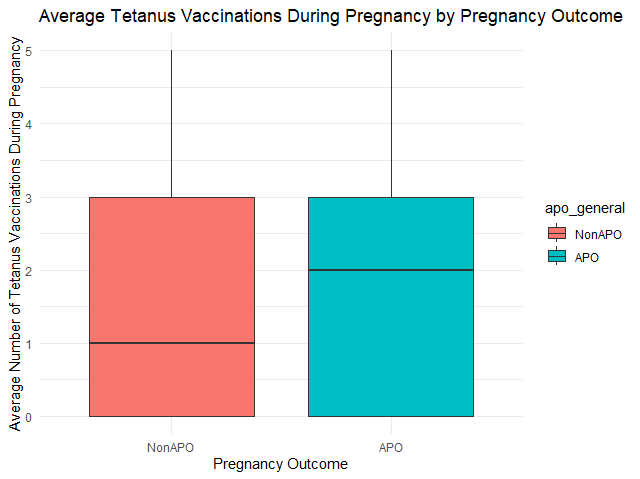

Source code (R):
# Load Libraries
library(tidyr)
library(dplyr)
library(ggplot2)
library(haven)

# Load Data
df <- read.csv("data_safi.csv")

# Define Outcome
df$apo_general <- factor(df$apo_general, levels = c("NonAPO", "APO"))

# Convert cesarean_birth_ columns to numeric using zap_labels()
df <- df %>%
  mutate(
    across(starts_with("cesarean_birth_"), ~ haven::zap_labels(.))
  )

# Recode timing_first_antenatal_check_ columns: values > 9 months to NA
df <- df %>%
  mutate(
    across(starts_with("timing_first_antenatal_check_"), ~ ifelse(. > 9, NA, .))
  )

# Recode num_antenatal_visits_ columns: values > 12 visits to NA
df <- df %>%
  mutate(
    across(starts_with("num_antenatal_visits_"), ~ ifelse(. > 12, NA, .))
  )

# Recode tetanus_during_pregnancy_ columns: values > 5 to NA
df <- df %>%
  mutate(
    across(starts_with("tetanus_during_pregnancy_"), ~ ifelse(. > 5, NA, .))
  )

# Compute aggregated variables
df <- df %>%
  mutate(
    avg_succeeding_birth_interval = rowMeans(select(., starts_with("succeeding_birth_interval_")), na.rm = TRUE),
    prop_short_succeeding_interval = rowMeans(select(., starts_with("succeeding_birth_interval_")) < 24, na.rm = TRUE),
    avg_timing_first_antenatal_check = rowMeans(select(., starts_with("timing_first_antenatal_check_")), na.rm = TRUE),
    avg_num_antenatal_visits = rowMeans(select(., starts_with("num_antenatal_visits_")), na.rm = TRUE),
    avg_tetanus_before_birth = rowMeans(select(., starts_with("tetanus_before_birth_")), na.rm = TRUE),
    avg_tetanus_during_pregnancy = rowMeans(select(., starts_with("tetanus_during_pregnancy_")), na.rm = TRUE),
    prop_cesarean = rowMeans(select(., starts_with("cesarean_birth_")) == 1, na.rm = TRUE)
  )

# Ensure wealth_index is a factor
df$wealth_index <- factor(df$wealth_index, levels = c(1, 2, 3, 4, 5), 
                          labels = c("Poorest", "Poorer", "Middle", "Richer", "Richest"))

# Ensure highest_education_level is a factor
df$highest_education_level <- factor(df$highest_education_level, 
                                     levels = c(0, 1, 2, 3), 
                                     labels = c("No Education", "Primary", "Secondary", "Higher"))

# Descriptive Statistics for avg_tetanus_during_pregnancy
print("Summary statistics for avg_tetanus_during_pregnancy (after recoding):")
print(summary(df$avg_tetanus_during_pregnancy))

# Mean of avg_tetanus_during_pregnancy by apo_general
print("Mean of avg_tetanus_during_pregnancy by apo_general (after recoding):")
numerical_means <- df %>%
  group_by(apo_general) %>%
  summarise(mean_tetanus = mean(avg_tetanus_during_pregnancy, na.rm = TRUE))
print(numerical_means)

# Improved Visualization: Box plot with adjusted y-axis
ggplot(df, aes(x = apo_general, y = avg_tetanus_during_pregnancy, fill = apo_general)) +
  geom_boxplot() +
  labs(title = "Average Tetanus Vaccinations During Pregnancy by Pregnancy Outcome", 
       x = "Pregnancy Outcome", y = "Average Number of Tetanus Vaccinations During Pregnancy") +
  coord_cartesian(ylim = c(0, 5)) +  # Zoom in on 0 to 5 vaccinations
  theme_minimal()
